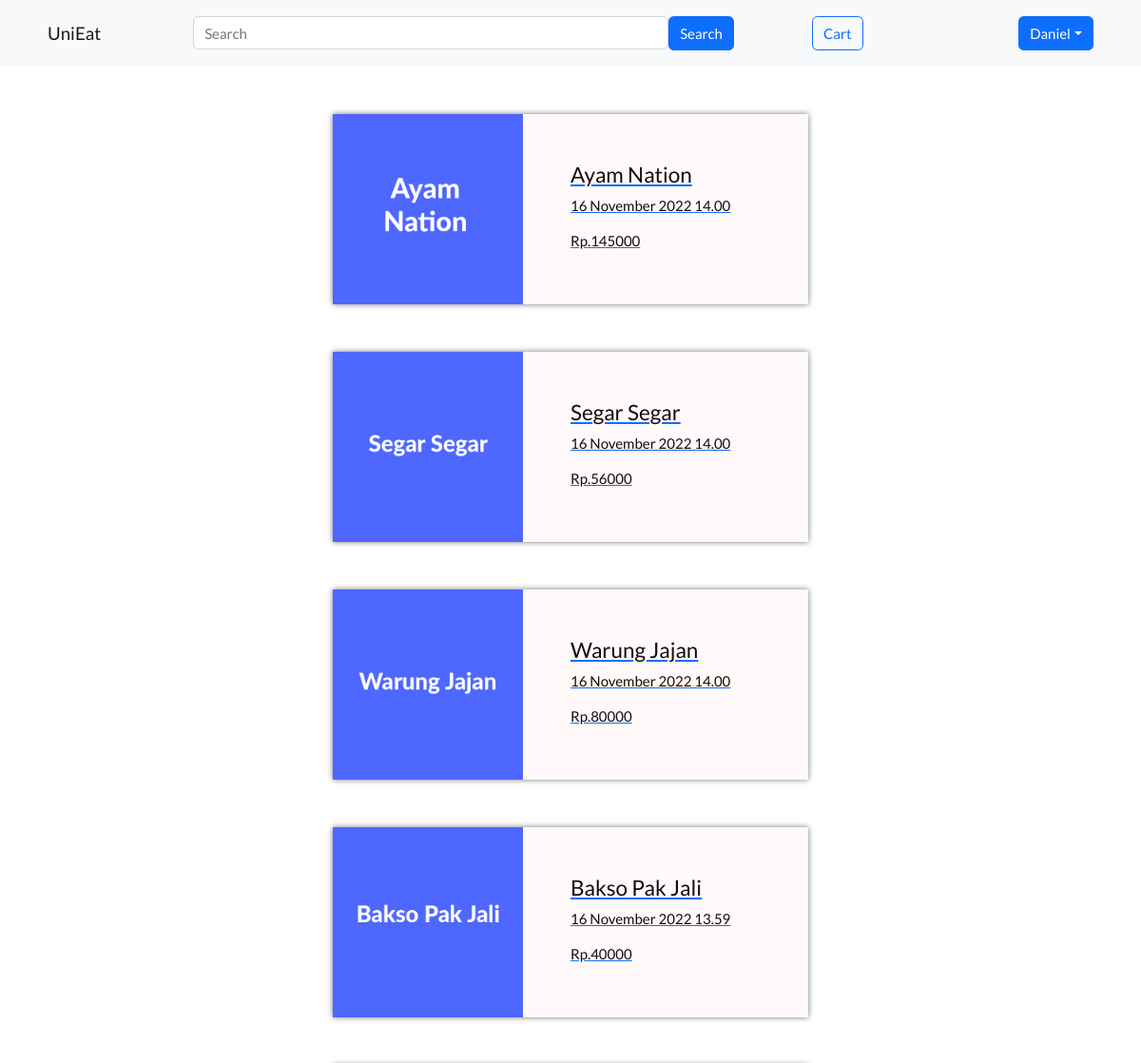
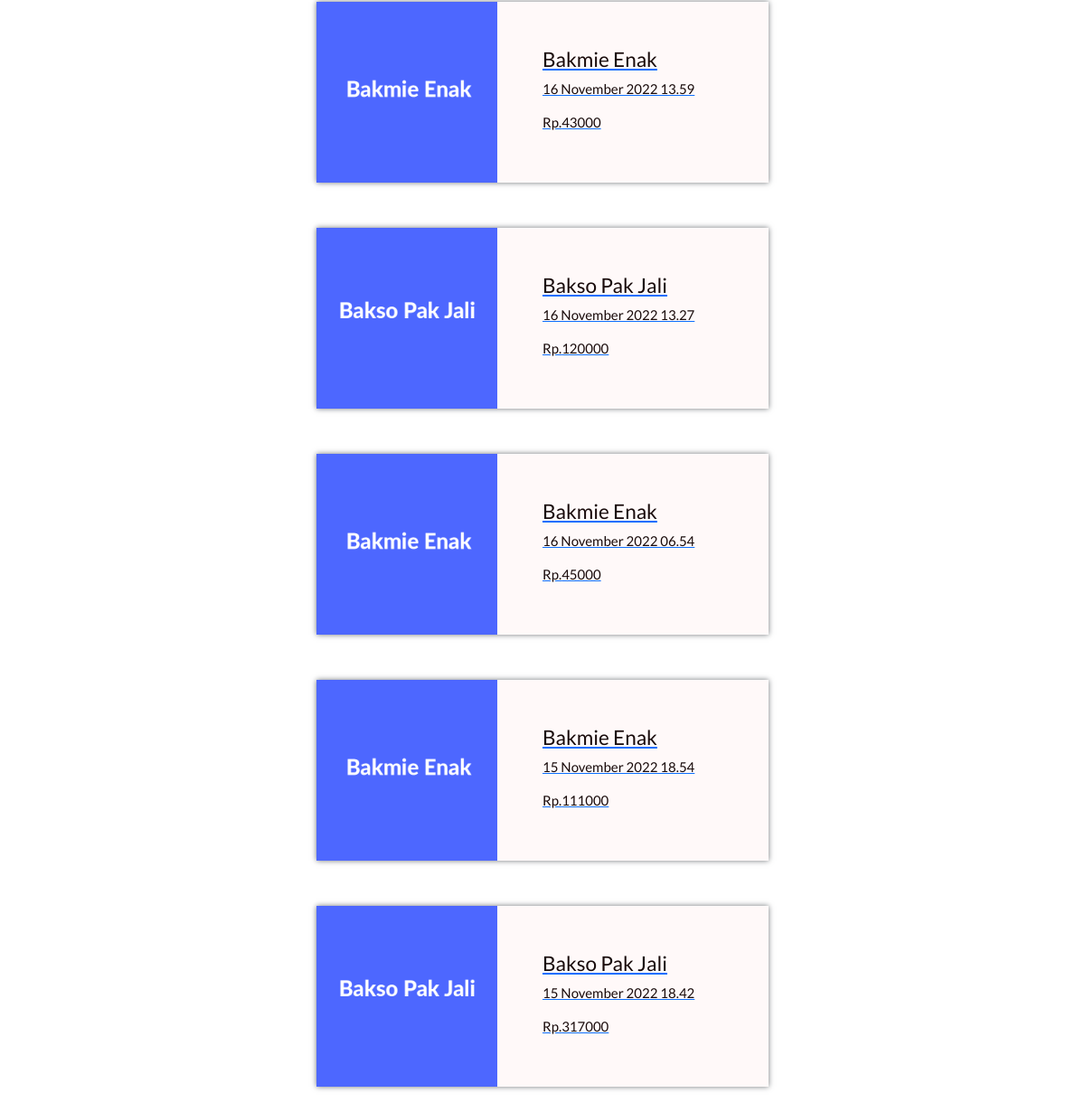
Page /AMDP3/previousorders.php (signed in) on the committed database (2 pictures, top to bottom).
### tables this page shows
CREATE TABLE `orders` (
  `orderID` int(11) NOT NULL,
  `shopID` int(11) DEFAULT NULL,
  `itemID` int(11) DEFAULT NULL,
  `userID` int(11) DEFAULT NULL,
  `itemAmount` int(11) DEFAULT NULL,
  `itemNotes` varchar(255) DEFAULT NULL,
  `orderTimeStamp` timestamp NOT NULL DEFAULT current_timestamp(),
  `userAddress` varchar(255) NOT NULL,
  `totalPrice` int(11) NOT NULL,
  `status` varchar(255) NOT NULL DEFAULT 'uncompleted'
);

CREATE TABLE `shop` (
  `shopID` int(11) NOT NULL,
  `shopTitle` varchar(255) NOT NULL,
  `imgUrl` varchar(255) NOT NULL DEFAULT './img/Dummy.png'
);

### AMDP3/includes/loadpreviousorders.php (the view)
<?php
    include "./connection.php";
    $userID = $_SESSION['userID'];
    $query = "SELECT *, SUM(totalPrice) AS orderSum, DATE_FORMAT(orderTimeStamp, '%e %M %Y %H.%i') AS formattedTime FROM orders JOIN shop ON orders.shopID = shop.shopID WHERE userID = $userID AND status = 'completed' GROUP BY orderTimeStamp DESC;";
    $result = $connection->query($query);
    while($row = $result->fetch_assoc()){
        $shopID = $row['shopID'];
        $imgUrl = $row['imgUrl'];
        $shopName = $row['shopTitle'];
        $orderTime = $row['orderTimeStamp'];
        $formattedTime = $row['formattedTime'];
        $orderSum = $row['orderSum'];
        echo
        "<a href='./previousorderdetail.php?shopID=$shopID&orderTime=$orderTime'>
            <div class='shop-card'>
                <img src='$imgUrl'>
                <div class='shop-info'>
                    <h4>$shopName</h4>
                    <p>$formattedTime</p>
                    <p>Rp.$orderSum</p>
                </div>
            </div>
        </a>";
    }
?>

### AMDP3/style.css (style rules this page uses)
* { font-family: 'Lato', sans-serif; text-decoration: none; color: #180A0A; font-size: 15px; list-style: none; }
.shop-card img { width: 200px; }
.shop-card { margin-bottom: 50px; background-color: #FFF9F9; height: 200px; width: 500px; box-shadow: 0 0 6px 0px #73777B; display: flex; }
.shop-info { padding-left: 50px; padding-top: 50px; }

### rows in the picture
orders: shopID.imgUrl (picture), shopID.shopTitle "Ayam Nation", formattedTime "16 November 2022 14.00", orderSum "145000"
orders: shows a picture, shopID.shopTitle "Segar Segar", formattedTime "16 November 2022 14.00", orderSum "56000"
orders: shows a picture, shopID.shopTitle "Warung Jajan", formattedTime "16 November 2022 14.00", orderSum "80000"
orders: shopID.imgUrl (picture), shopID.shopTitle "Bakso Pak Jali", formattedTime "16 November 2022 13.59", orderSum "40000"
orders: shopID.imgUrl (picture), shopID.shopTitle "Bakmie Enak", formattedTime "16 November 2022 13.59", orderSum "43000"
orders: shopID.imgUrl (picture), shopID.shopTitle "Bakso Pak Jali", formattedTime "16 November 2022 13.27", orderSum "120000"
orders: shopID.imgUrl (picture), shopID.shopTitle "Bakmie Enak", formattedTime "16 November 2022 06.54", orderSum "45000"
orders: shopID.imgUrl (picture), shopID.shopTitle "Bakmie Enak", formattedTime "15 November 2022 18.54", orderSum "111000"
orders: shopID.imgUrl (picture), shopID.shopTitle "Bakso Pak Jali", formattedTime "15 November 2022 18.42", orderSum "317000"

### other values in the picture
$_SESSION['name'] "Daniel"
